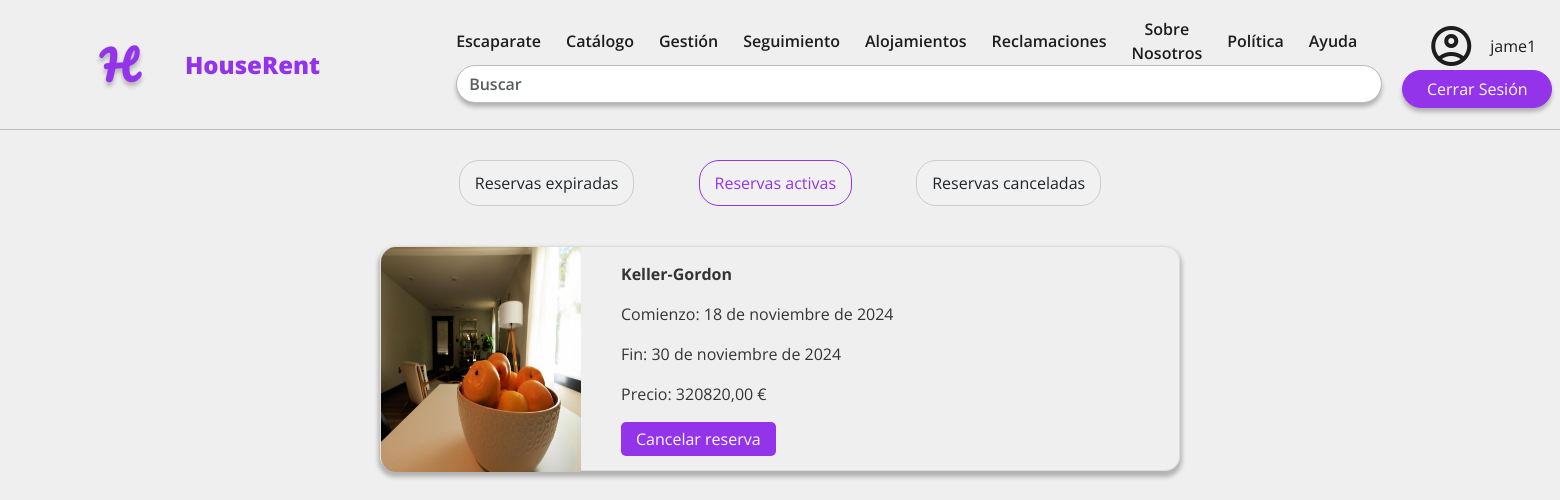
Before: /booking/history (signed in) with the older database file.
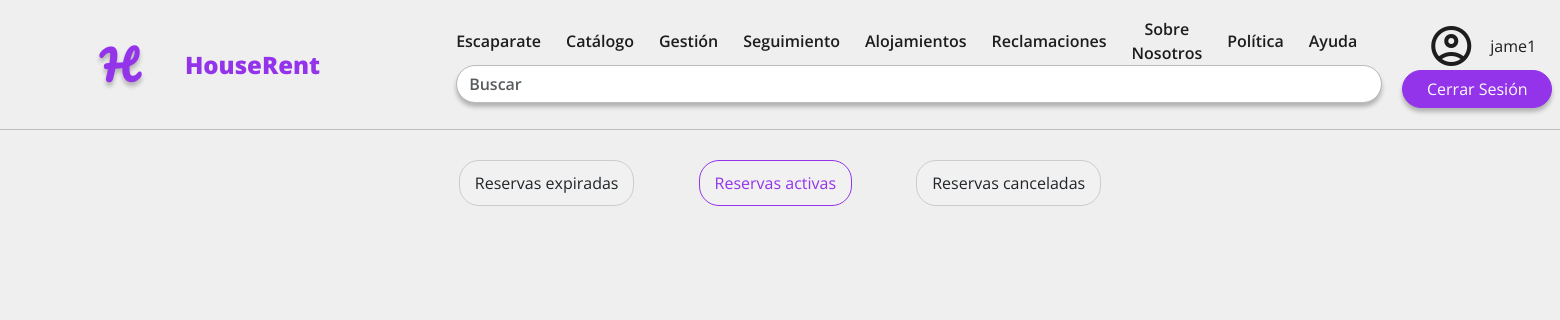
After: the same page with the newer database file.
### apps/core/models.py (models this page shows, shortened)
class Book(models.Model):
    start_date=models.DateTimeField(blank=False, null=False, validators=[Validators.validate_future_datetime])
    end_date=models.DateTimeField(blank=False, null=False, validators=[Validators.validate_future_datetime])
    payment_method=models.CharField(max_length=16, choices=PaymentMethod.choices(), blank=False, null=False)
    user=models.ForeignKey(CustomUser, on_delete=models.CASCADE, null=True)
    amount_people=models.PositiveIntegerField(blank=False, null=False)
    is_active=models.BooleanField()
    accommodation=models.ForeignKey(Accommodation,on_delete=models.CASCADE, blank=False, null=False)
    status = models.CharField(max_length=16, choices=BookingStatus.choices(), default=BookingStatus.PENDING, blank=False, null=False)
    special_requests = models.TextField()
    code = models.CharField(max_length=200, blank=False, null=False)
    payment_bool=models.BooleanField(default=False)
    stripe_checkout_id=models.CharField(max_length=500)
    price = models.DecimalField(decimal_places=2, max_digits=8, blank=False, null=False, validators=[MinValueValidator(0)])
    def calculate_total_price(self):
        days_difference = (self.end_date.date() - self.start_date.date()).days
        return Decimal(days_difference) * self.accommodation.price
    class Meta:
        verbose_name = "Reserva"
        verbose_name_plural = "Reservas"
        indexes = [
            models.Index(fields=['user']),
            models.Index(fields=['accommodation']),
            models.Index(fields=['status']),
        ]

class Image(models.Model):
    title = models.TextField(max_length=64, blank=False, null=False)
    order = models.PositiveIntegerField(blank=False, null=False)
    image = models.ImageField(
        upload_to="images/",
        blank=False,
        null=False,
        validators=[
            FileExtensionValidator(allowed_extensions=['jpg', 'png', 'jpeg'])
        ]
    )
    alt = models.CharField(max_length=256, blank=False, null=False)
    publication_date = models.DateField(auto_now=True, blank=False, null=False)
    accommodation = models.ForeignKey(Accommodation, on_delete=models.CASCADE, blank=False, null=False)
    class Meta:
        verbose_name = "Imagen"
        verbose_name_plural = "Imágenes"
        unique_together = ('accommodation', 'order')

class Accommodation(models.Model):
    name = models.CharField(max_length=256, blank=False, null=False)
    description = models.TextField(max_length=1024, blank=False, null=False)
    capacity = models.PositiveIntegerField(blank=False, null=False, default=1)
    owner = models.ForeignKey(CustomUser, on_delete=models.CASCADE, blank=False, null=False)
    price = models.DecimalField(decimal_places=2, max_digits=8, blank=False, null=False, validators=[MinValueValidator(0)], help_text='Ingresa un valor positivo')
    address = models.ForeignKey(Address, on_delete=models.CASCADE, blank=False, null=False)
    category = models.CharField(max_length=16, choices=Category.choices(), blank=False, null=False)
    service = models.ManyToManyField(Service, blank=True)
    creation_date = models.DateField(auto_now_add=True, blank=False, null=False)
    modification_date = models.DateField(auto_now=True, blank=False, null=False)
    is_active = models.BooleanField(default=True, blank=False, null=False)
    class Meta:
        verbose_name = "Alojamiento"
        verbose_name_plural = "Alojamientos"
        indexes = [
            models.Index(fields=['name']),
            models.Index(fields=['owner']),
            models.Index(fields=['category']),
        ]

### apps/booking/views.py (the view)
# urls.py: path('history', booking_history, name='history'),
@login_required(login_url="/login/")
def booking_history(request):
    current_user = request.user
    pendding_booking = Book.objects.filter(Q(user=current_user) & Q(end_date__lt = datetime.now().date()) & Q(is_active=True) & ~Q(status=BookingStatus.CANCELLED)).order_by('start_date')
    confirm_booking = Book.objects.filter(Q(user=current_user) & Q(end_date__gte = datetime.now().date()) & Q(is_active=True) & ~Q(status=BookingStatus.CANCELLED)).order_by('start_date')
    cancel_booking = Book.objects.filter(Q(user=current_user) & Q(is_active=False) & Q(status=BookingStatus.CANCELLED)).order_by('start_date')
    es_propietario=request.user.groups.filter(name="Propietarios").exists()
    for booking in pendding_booking:
        booking.accommodation.first_image = Image.objects.filter(accommodation=booking.accommodation, order=1).first()
    for booking in confirm_booking:
        booking.accommodation.first_image = Image.objects.filter(accommodation=booking.accommodation, order=1).first()
    for booking in cancel_booking:
        booking.accommodation.first_image = Image.objects.filter(accommodation=booking.accommodation, order=1).first()
    now = datetime.now().date()
    return render(request, 'booking/history.html', {'pendding_booking': pendding_booking, 'confirm_booking': confirm_booking, 'cancel_booking': cancel_booking,'propietario':es_propietario, 'now':now})

### templates/booking/history.html (shortened to what this page needs)
{% extends 'base_generic.html' %}
{% block content %}
{% load static %}
<link rel="stylesheet" type="text/css" href="/static/css/history.css">
<div class="tab-container">
    <div class="tab-buttons">
        <div class="tab-button" onclick="openTab(event, 'pass')" class="active">Reservas expiradas</div>
        <div class="tab-button active" onclick="openTab(event, 'confirm')">Reservas activas</div>
        <div class="tab-button" onclick="openTab(event, 'canceled')">Reservas canceladas</div>
    </div>
    <div id="confirm" class="tab">
        {% for booking in confirm_booking %}
        <div class="card-history">
            <div class="card-header">
                <img src="{{ booking.accommodation.first_image.image.url }}" alt="{{ booking.accommodation.first_image.alt }}" class="card-image">
            </div>
            <div class="card-body">
                <p class="title">{{booking.accommodation.name}}</p>
                <p>Comienzo: {{booking.start_date.date}}</p>
                <p>Fin: {{booking.end_date.date}}</p>
                <p>Precio: {{booking.calculate_total_price}} €</p>
                <div>
                    {% if booking.start_date.date <= now%}
                    <a href="/add_claim/{{booking.id}}" class="button-link">Reclamar</a>
                    {% else %}
                    <a>
                        <form action="{% url 'cancelBooksUser' book_id=booking.id %}" method="post" >
                          <button type="submit" style="background-color: transparent;color: white; border:none; padding: 5px 15px;background-color: var(--c5) !important;border-radius: 5px;">Cancelar reserva</button>
                      </form>
                    </a>
                    {% endif %}
                </div>
            </div>
        </div>
        {% endfor %}
    </div>
</div>
{% endblock %}

Changed rows visible on the page:
removed Book: accommodation.first_image.image (picture), accommodation.name "Keller-Gordon", start_date "18 de noviembre de 2024", end_date "30 de noviembre de 2024", calculate_total_price "320820,00", shows "Cancelar reserva"
